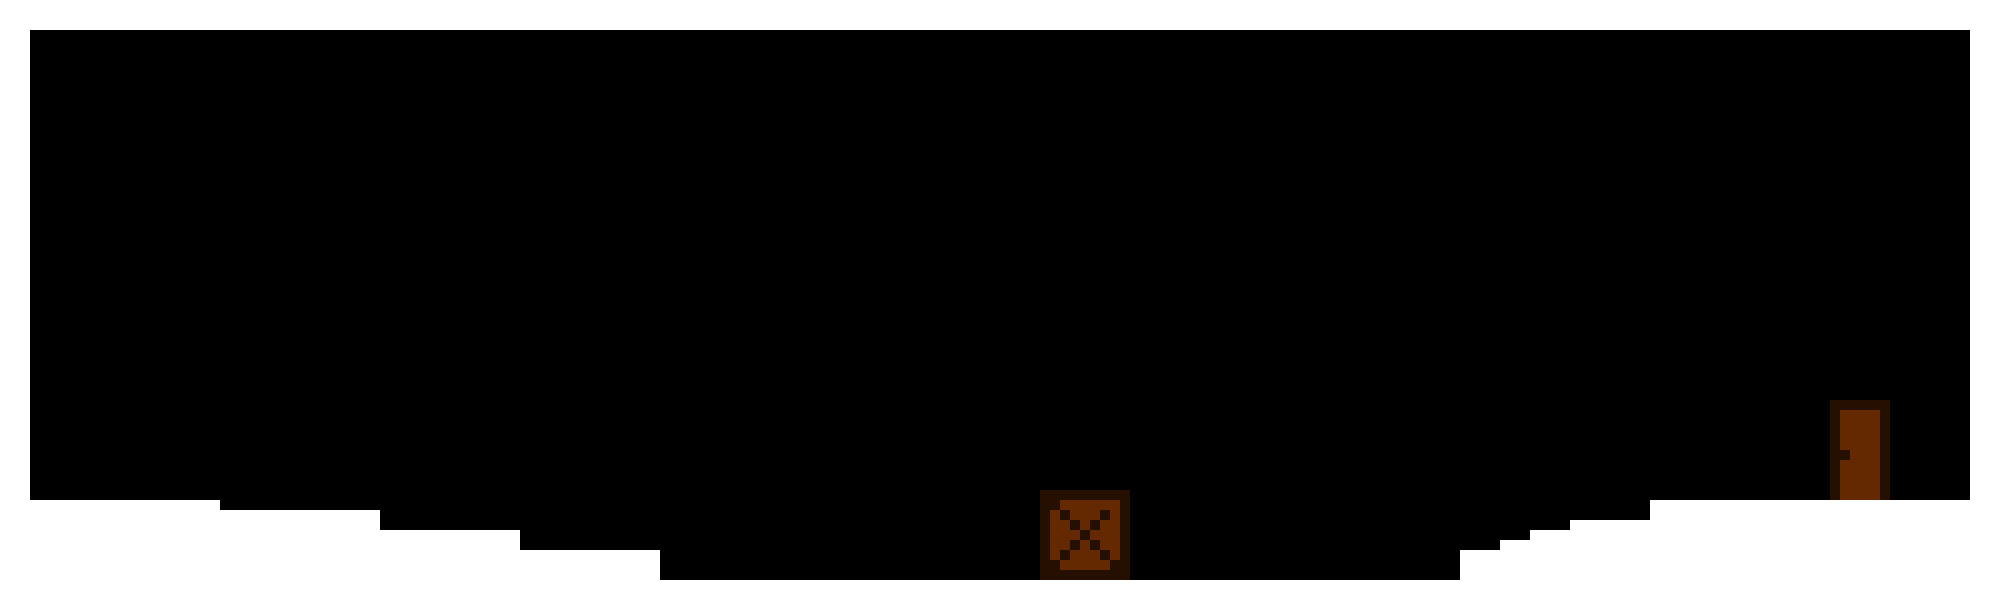

A 2D game scene composited from a Tiled map and its tileset images. What follows is a short description and the map's XML, with each tile layer's data collapsed to a summary:
An orthogonal 200x60 tile map with 10x10 px tiles, 1 tile layer (background) and 15 objects.

<map version="1.4" tiledversion="1.4.3" orientation="orthogonal" renderorder="right-down" width="200" height="60" tilewidth="10" tileheight="10" infinite="0" nextlayerid="5" nextobjectid="16">
 <tileset firstgid="1" name="pallet" tilewidth="10" tileheight="10" tilecount="16" columns="4">
  <image source="pallet.png" width="40" height="40" />
 </tileset>
 <layer id="1" name="background" width="200" height="60">
  <data>[12000 cells, 2195 non-empty, 3 distinct tile ids]</data>
 </layer>
 <objectgroup id="2" name="ground">
  <object id="2" x="1.33333" y="1.33333" width="28" height="598.667" />
  <object id="3" x="30.3333" y="500.333" width="189.333" height="86.6667" />
  <object id="4" x="220.667" y="510.333" width="158.667" height="78.6667" />
  <object id="5" x="378.667" y="530.667" width="141.667" height="60" />
  <object id="6" x="520" y="550.333" width="139.333" height="49.3333" />
  <object id="7" x="660" y="579.333" width="952" height="20.3333" />
  <object id="8" x="1650.33" y="500.333" width="347" height="98.3333" />
  <object id="9" x="1970.67" y="2.66667" width="28" height="496" />
  <object id="10" x="0.666667" y="-1.33333" width="1968.67" height="30.6667" />
  <object id="11" x="1460.33" y="550.667" width="192" height="28" />
  <object id="12" x="1499.67" y="540" width="151.667" height="10" />
  <object id="13" x="1530" y="530.333" width="121.667" height="9.33333" />
  <object id="14" x="1570" y="520.333" width="80" height="10" />
 </objectgroup>
 <objectgroup id="3" name="box">
  <object id="1" x="1039.67" y="490.667" width="89.6667" height="89.6667" />
 </objectgroup>
 <objectgroup id="4" name="door">
  <object id="15" x="1830" y="400.333" width="59.6667" height="99.6667" />
 </objectgroup>
</map>
